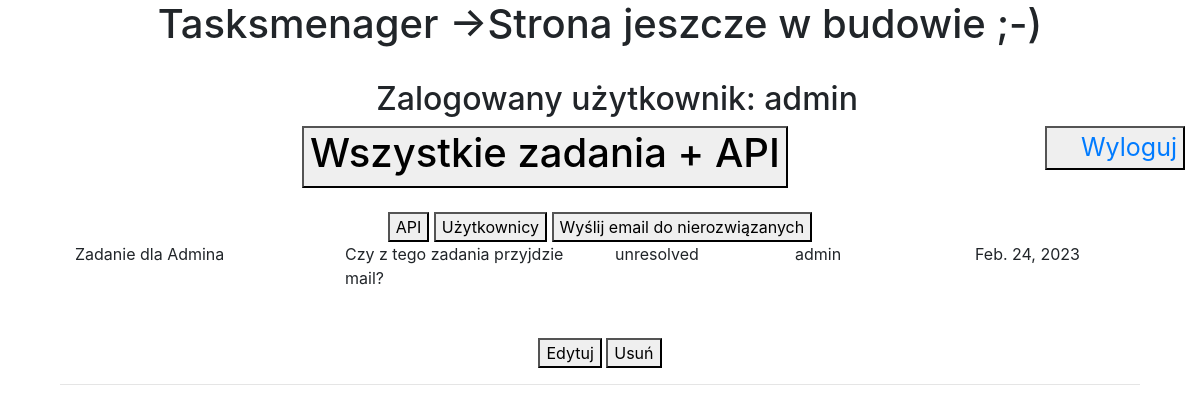
/taskdetails/2 (signed in), run on an earlier commit of the app's database.
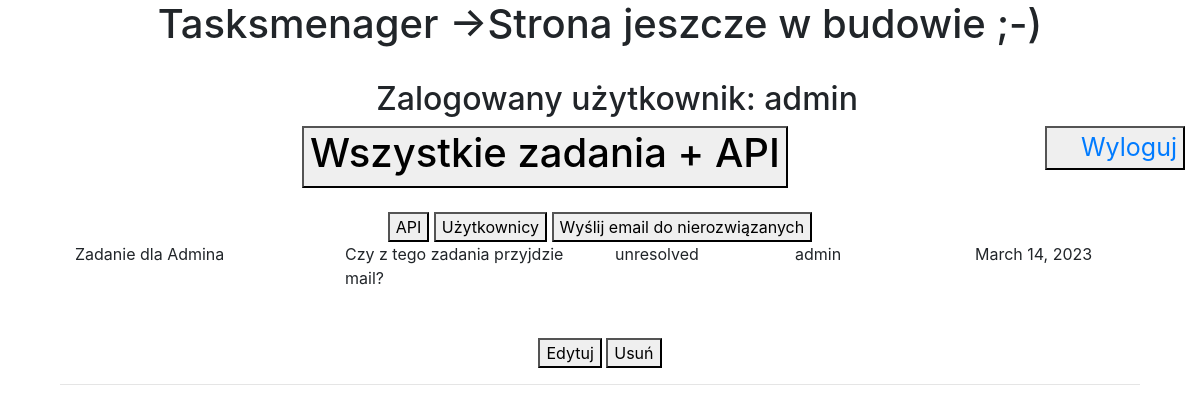
And on a later commit of the database.
### tasks/models.py (models this page shows)
class Task(models.Model):
    title = models.CharField(max_length=50)
    description = models.TextField()
    status = models.CharField(choices=TASK_STATUS, default='', max_length=30)
    user = models.ForeignKey(User, on_delete=models.CASCADE)
    expiry_date = models.DateField()
    class Meta:
        verbose_name = "Zadanie"
        verbose_name_plural = "Zadania"

### tasks/views.py (the view)
# urls.py: path('taskdetails/<id>', taskdetails, name='szczegoly'),
@login_required(login_url='login')
def taskdetails(request, id):
    task_details = Task.objects.get(pk=id)
    task_detail = Task.objects.get(id=task_details.pk)
    data = {'wybor_uzytkownika': task_details,
            'zadanie': task_detail}
    return render(request, 'taskdetails.html', data)

### tasks/templates/taskdetails.html
{% extends 'template.html' %}
{% load static %}
{% block taskdetails %}
    {% if zadanie %}
        <div class="col-lg-12">
            <div class="col-lg-3">
                {{zadanie.title}}
            </div>
            <div class="col-lg-3" style="-webkit-line-clamp: 10;">
                {{zadanie.description}}
            </div>
            <div class="col-lg-2">
                {{zadanie.status}}
            </div>
            <div class="col-lg-2">
                {{zadanie.user}}
            </div>
            <div class="col-lg-2">
                {{zadanie.expiry_date}}
            </div>
            <br>
            <br>
            <br>
            <br>
            <button>Edytuj</button>
            <button>Usuń</button>
            <hr>
        </div>
    {% endif %}
{% endblock taskdetails %}

What changed in the data, as far as the page shows it:
changed Task "Zadanie dla Admina": expiry_date "Feb. 24, 2023" → "March 14, 2023"
